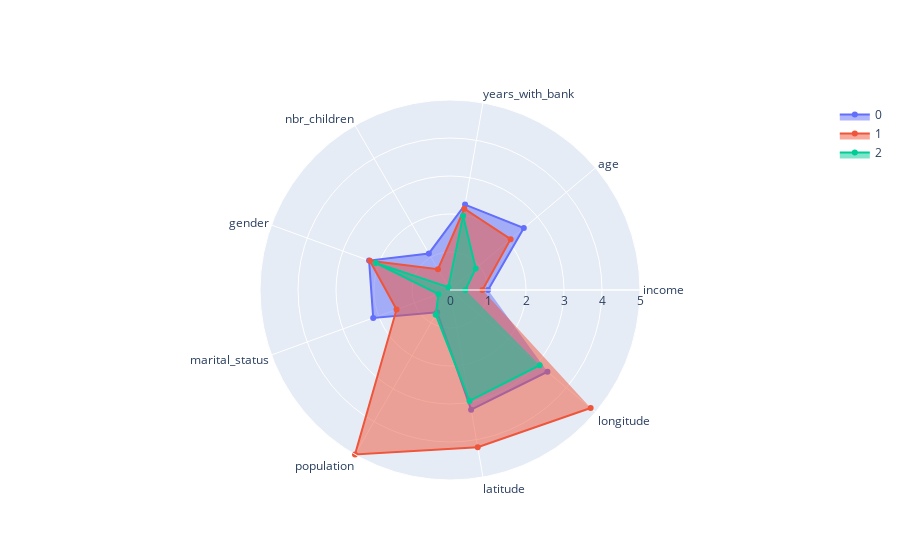

The notebook cell this image was saved under:
### Code cell
categories = mean_scores.columns.tolist()

fig = go.Figure()

for i in mean_scores.index:
    df = mean_scores.loc[i].T
    values = df.values.tolist()
    fig.add_trace(go.Scatterpolar(
      r=values,
      theta=categories,
      fill='toself',
      name = i
    ))

fig.update_layout(
  polar=dict(
    radialaxis=dict(
      visible=True,
      range=[0, 5]
    )),
  showlegend=True
)

fig.show()


# look into formatting to move legend closer. shrink whitespace. add title.

### Figure 1 — Plotly figure (JSON) as saved in the notebook; plotly's stock layout.template omitted (floating-point values rounded to 4 significant figures)
{"data": [{"fill": "toself", "name": "0", "r": [1.001, 2.537, 2.282, 1.111, 2.266, 2.151, 0.6758, 3.198, 3.346], "theta": ["income", "age", "years_with_bank", "nbr_children", "gender", "marital_status", "population", "latitude", "longitude"], "type": "scatterpolar"}, {"fill": "toself", "name": "1", "r": [0.854, 2.082, 2.171, 0.6327, 2.245, 1.497, 5.0, 4.201, 4.832], "theta": ["income", "age", "years_with_bank", "nbr_children", "gender", "marital_status", "population", "latitude", "longitude"], "type": "scatterpolar"}, {"fill": "toself", "name": "2", "r": [0.4059, 0.884, 1.984, 0.08642, 2.078, 0.3224, 0.7504, 2.965, 3.081], "theta": ["income", "age", "years_with_bank", "nbr_children", "gender", "marital_status", "population", "latitude", "longitude"], "type": "scatterpolar"}], "layout": {"polar": {"radialaxis": {"range": [0, 5], "visible": true}}, "showlegend": true}}
